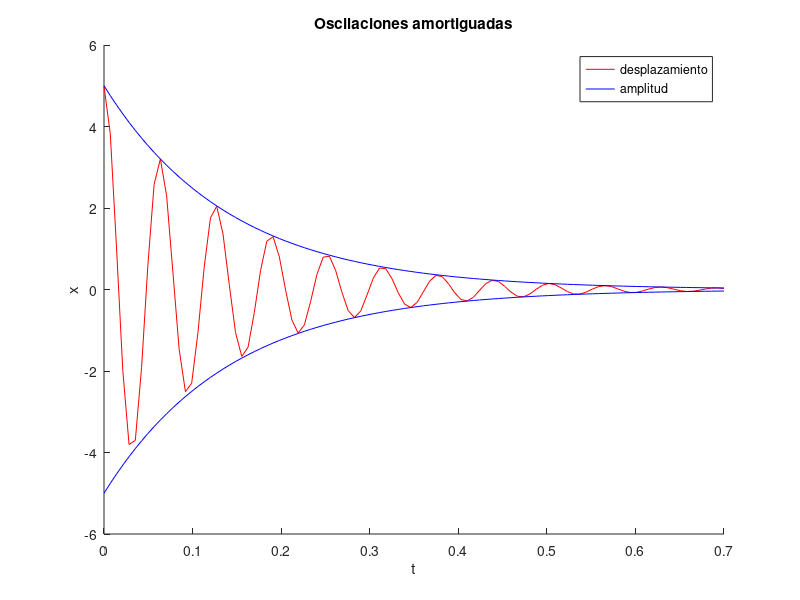

This figure's MATLAB source: (Note: this script raises an error after producing the figure.)
t=linspace(0,0.7,100);
x=5*exp(-7*t).*sin(100*t+1.5); 
A=5*exp(-7*t);
hold on
plot(t,x,'r')
plot(t,A,'b') 
plot(t,-A,'b')
hold off
legend('desplazamiento','amplitud')
title('Oscilaciones amortiguadas')
xlabel('t')
ylabel('x') 
fprintf(x,t,A)